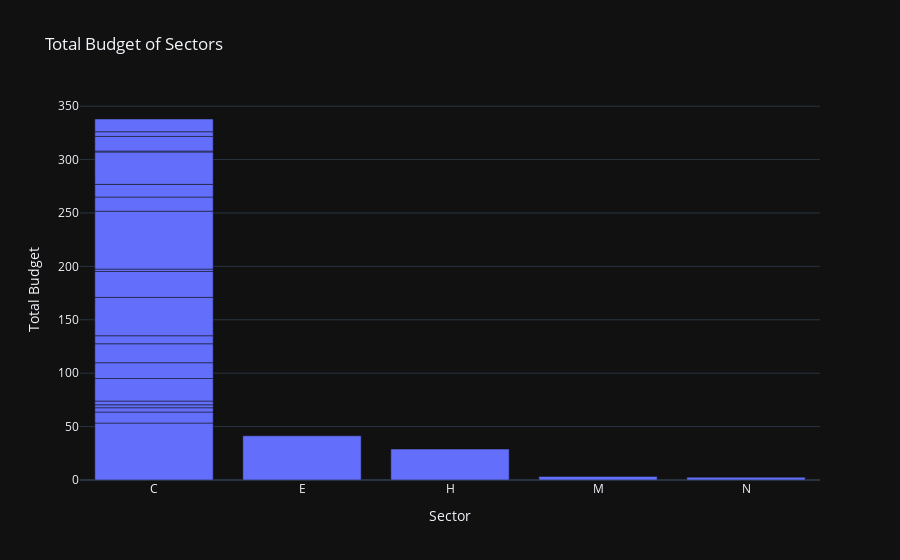

Source (notebook cell):
### Code cell
# Create the second plot (Total Budget of Projects by Sector)
fig2 = px.bar(
    totals_by_sector_df,
    x="sector_code",
    y="investment_budget",
    title="Total Budget of Sectors",
    labels={"sector_code": "Sector", "investment_budget": "Total Budget"},
)
fig2.show()

### Figure 1 — Plotly figure (JSON) as saved in the notebook; plotly's stock layout.template omitted (floating-point values rounded to 4 significant figures)
{"data": [{"alignmentgroup": "True", "hovertemplate": "Sector=%{x}<br>Total Budget=%{y}<extra></extra>", "legendgroup": "", "marker": {"color": "#636efa", "pattern": {"shape": ""}}, "name": "", "offsetgroup": "", "orientation": "v", "showlegend": false, "textposition": "auto", "x": ["C", "C", "C", "C", "C", "C", "C", "C", "C", "C", "C", "C", "C", "C", "C", "C", "C", "C", "C", "C", "E", "H", "M", "N"], "xaxis": "x", "y": [53.32, 10.31, 4.002, 2.768, 3.517, 21.12, 14.76, 17.74, 7.535, 35.93, 24.2, 2.245, 54.22, 13.3, 11.82, 30.31, 0.9127, 13.65, 4.409, 11.91, 41.37, 28.95, 3.363, 2.635], "yaxis": "y", "type": "bar"}], "layout": {"xaxis": {"anchor": "y", "domain": [0.0, 1.0], "title": {"text": "Sector"}}, "yaxis": {"anchor": "x", "domain": [0.0, 1.0], "title": {"text": "Total Budget"}}, "legend": {"tracegroupgap": 0}, "title": {"text": "Total Budget of Sectors"}, "barmode": "relative"}}
